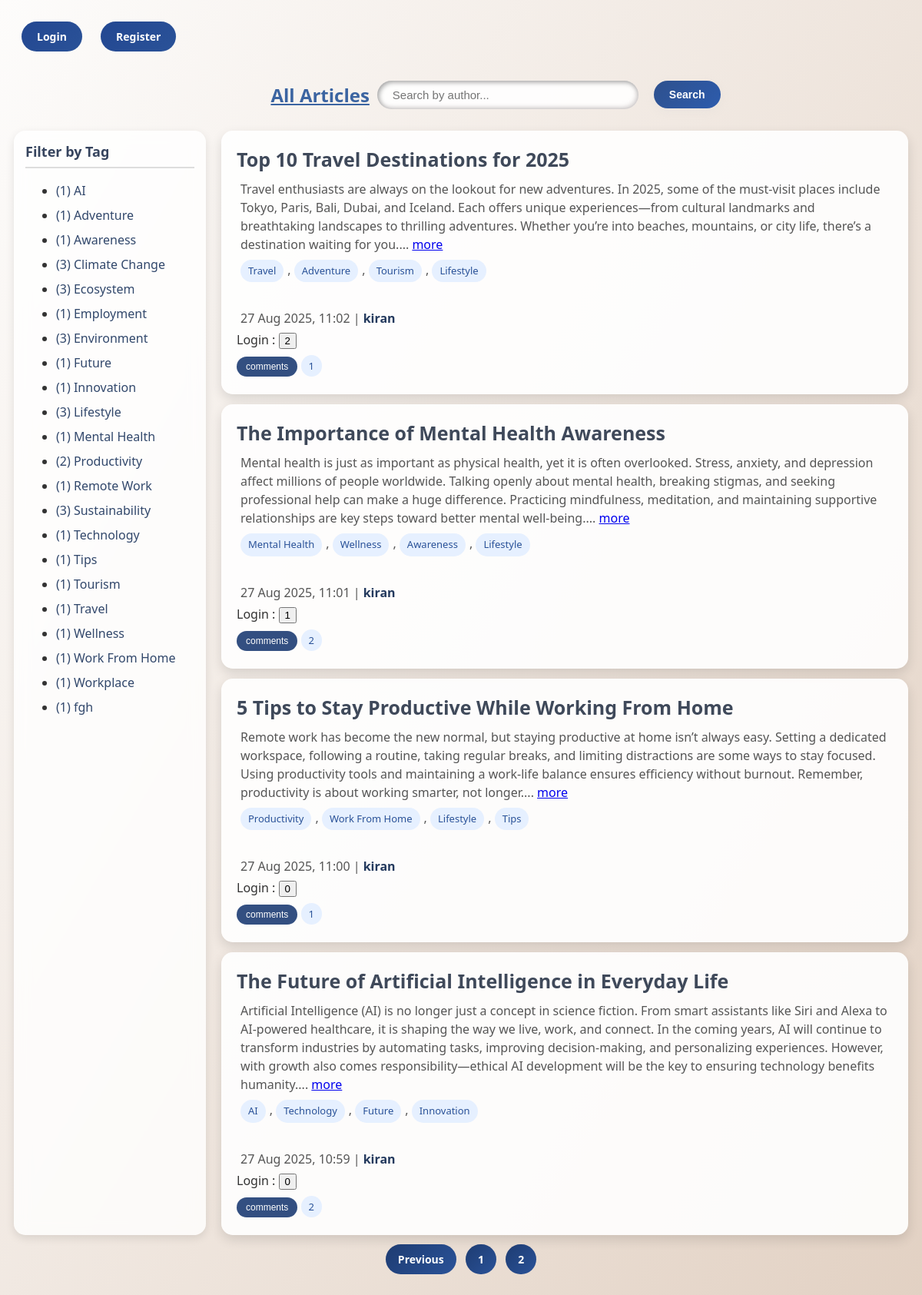
The page /article_list/?page=2 on the database its author committed.
### myapp/models.py (models this page shows, shortened)
class Article(models.Model):
    title = models.CharField(max_length=200)
    content = models.TextField()
    author = models.ForeignKey(User, on_delete=models.CASCADE)
    created_at = models.DateTimeField(auto_now_add=True)
    tags = models.CharField(max_length=100)
    is_draft = models.BooleanField(default=False)
    @property
    def tag_list(self):
        if self.tags:
            return [t.strip() for t in self.tags.split(",")]
        return []

### myapp/views.py (the view)
# urls.py: path('article_list/', views.article_list, name='article_list'),
def article_list(request):
    tag = request.GET.get("tag")
    author = request.GET.get("author")
    all_articles = Article.objects.filter(is_draft=False)
    tag_list = {}
    for art in all_articles:
        for t in art.tag_list:
            tag_list[t] = tag_list.get(t, 0) + 1
    tag_list = sorted(tag_list.items())
    articles = all_articles.order_by("-id")
    if tag:
        articles = [a for a in articles if tag in a.tag_list]
    if author:
        articles = articles.filter(author__username__icontains=author)
    paginator = Paginator(articles, 5)
    page_number = request.GET.get("page")
    page_obj = paginator.get_page(page_number)
    liked_articles = []
    if request.user.is_authenticated:
        liked_articles = request.user.like_set.values_list("article_id", flat=True)
    return render(request, "article_list.html", {
        "articles": page_obj,
        "tag_list": tag_list,
        "selected_tag": tag,
        "author_name": author,
        "page_obj": page_obj,
        "liked_articles": liked_articles,
    })

### myapp/templates/article_list.html (shortened to what this page needs)
{% extends 'base.html' %}
{% load static %}
{% block content %}
<div class="div2">
<div id="article-list-container">
  {% if user.is_authenticated %}
  <div class="button-3">
    <a href="{% url 'create_article' %}" class="button-link" id="create-article-link">Create a New Article</a>
    <a href="{% url 'logout' %}" class="button-link" id="logout-link">Logout</a>
    <a href="{% url 'draft_list' %}" class="button-link" id="draft-link">My Draft</a>
  </div>
  {% else %}
    <a href="{% url 'login' %}" class="button-link" id="login-link">Login</a>
    <a href="{% url 'register' %}" class="button-link" id="register-link">Register</a>
  {% endif %}
  <div class="search-bar" >
    <a href="{% url 'article_list' %}" class="underline-link" ><h2>All Articles</h2></a>
    <input type="text" id="author-search" placeholder="Search by author..."value="{{ request.GET.author|default:'' }}">
    <button id="author-search-btn" class="button-link">Search</button>
  </div>
  <div class="layout">
    <div class="tag-sidebar">
      <h3>Filter by Tag</h3>
      <ul>
        {% for tag, count in tag_list %}
          <li>
            <a href="?tag={{ tag }}">({{ count }}) {{ tag }} </a>
          </li>
        {% endfor %}
      </ul>
    </div>
    <div class="article-container">
      {% for article in articles %}
        <div class="article-card" data-id="{{ article.id }}">
          <h4> {{ article.title }}</h4>
          <p id="short-{{ article.id }}">
            {{ article.content|slice:":900" }}...
            <a href="#" class="more-link" data-id="{{ article.id }}">more</a>
          </p>
          <p>
            {% for tag in article.tag_list %}
              <span>{{ tag }}</span>{% if not forloop.last %}, {% endif %}
            {% endfor %}<br>
          </p><br>
          <p>{{ article.created_at|date:"d M Y, H:i" }} | <strong style="color:#23395d">{{ article.author.username }}</strong></p>
          {% if user.is_authenticated %}
          <button class="like-btn" data-article="{{ article.id }}">
            {% if article.id in liked_articles %}
              Liked
            {% else %}
              Like
            {% endif %}
          </button>
          {% else %}
            Login :
        {% endif %}
        <button class="like-count" id="like-count-{{ article.id }}" data-article="{{ article.id }}">
          {{ article.like_set.count|default:"0" }}
        </button>
          <div class="comments-section">
            <button class="comments-btn" data-article="{{ article.id }}">comments</button>
            <span class="comments-count" id="comments-count-{{ article.id }}">
              {{ article.comments.count|default:"0" }}
            </span>
          </div>
        </div>
      {% empty %}
        <p>No articles found.</p>
      {% endfor %}
    </div>
  </div>
</div>
  <div class="pagination" style="text-align:center; margin-top:20px;">
  {% if page_obj.has_previous %}
    <a href="?page={{ page_obj.previous_page_number }}{% if selected_tag %}&tag={{ selected_tag }}{% endif %}{% if author_name %}&author={{ author_name }}{% endif %}" class="button-link2">Previous</a>
  {% endif %}
  {% for num in page_obj.paginator.page_range %}
    {% if page_obj.number == num %}
      <span class="button-link2" >{{ num }}</span>
    {% else %}
      <a href="?page={{ num }}{% if selected_tag %}&tag={{ selected_tag }}{% endif %}{% if author_name %}&author={{ author_name }}{% endif %}" class="button-link2">{{ num }}</a>
    {% endif %}
  {% endfor %}
  </div>
</div>
{% endblock %}

### myapp/templates/article_list.html (style rules this page uses)
body { font-family: 'Segoe UI', Tahoma, Geneva, Verdana, sans-serif; background: linear-gradient(120deg, #fdfcfb, #e2d1c3); color: #333; }
.div2 { margin: 0; padding: 10px ; max-width: 100%; }
.button-link { display: inline-block; padding: 10px 20px; background: linear-gradient(135deg, #234791ff, #2a5298); color: #fff; border-radius: 30px; text-decoration: none; font-weight: 600; font-size: 14px; margin: 10px; }
.search-bar { margin: 10px 0; gap: 10px; display: flex; justify-content: center; align-items: center; }
.search-bar input[type="text"] { padding: 10px 20px; width: 300px; border: none; border-radius: 25px; font-size: 15px; background: rgba(255,255,255,0.9); box-shadow: inset 2px 2px 6px rgba(163, 163, 163, 1), inset -2px -2px 6px rgba(206, 200, 200, 0.8); }
.search-bar button { padding: 10px 20px; border-radius: 25px; border: none; cursor: pointer; background: linear-gradient(135deg, #2e508dff, #2d5cadff); color: #fff; font-weight: 600; box-shadow: 0 4px 12px rgba(211, 208, 208, 0.15); }
.layout { display: grid; grid-template-columns: 250px 1fr; max-width: 100%; width: 100%; max-width: 100%; gap: 20px; }
.tag-sidebar { background: rgba(255,255,255,0.8); padding: 15px; border-radius: 15px; backdrop-filter: blur(10px); box-shadow: 0 4px 12px rgba(0,0,0,0.1); }
.tag-sidebar h3 { margin-top: 0; font-size: 18px; color: #36445eff; border-bottom: 2px solid #ddd; padding-bottom: 8px; }
.tag-sidebar li { margin: 10px 0; }
.tag-sidebar a { text-decoration: none; font-weight: 500; color: #31476bff; }
.article-container { display: flex; flex-direction: column; gap: 13px; }
.article-card { padding: 20px ; border-radius: 15px; background: rgba(255,255,255,0.9); box-shadow: 0 6px 15px rgba(0,0,0,0.12); }
.article-card h4 { margin: 0 0 10px; font-size: 25px; color: #3f495aff; }
.article-card p { margin: 5px ; line-height: 1.5; color: #555; }
.article-card span { display: inline-block; background: #e6f0ff; padding: 5px 10px; border-radius: 15px; font-size: 13px; margin: 3px 5px 3px 0; color: #2a5298; font-weight: 500; }
.comments-btn { background: #334f81ff; color: white; border: none; padding: 6px 12px; border-radius: 15px; cursor: pointer; font-size: 12px; margin-top: 10px; transition: 0.3s; }
.pagination { margin: 30px 0; text-align: center; }
.button-link2 { padding: 10px 16px; margin: 4px; background: linear-gradient(135deg, #1e3c72, #2a5298); color: #fff; border-radius: 25px; text-decoration: none; font-size: 14px; font-weight: 600; transition: 0.3s; }
.underline-link { text-decoration: underline; color: #3b64a1ff; margin-left: 100px; }

### rows shown on the page
Article: tag_list "fgh"
Article: title "Top 10 Travel Destinations for 2025", content "Travel enthusiasts are always on the lookout for new adventures. In 2025, some of the must-visit places include Tokyo, Paris, Bali, Dubai, and Iceland. Each offers unique experiences—from cultural landmarks and breathtaking landscapes to thrilling adventures. Whether you’re into beaches, mountains, or city life, there’s a destination waiting for you.", tag_list "Travel" "Adventure" "Tourism" "Lifestyle", created_at "27 Aug 2025, 11:02", author.username "kiran", like_set.count "2", comments.count "1"
Article: title "The Importance of Mental Health Awareness", content "Mental health is just as important as physical health, yet it is often overlooked. Stress, anxiety, and depression affect millions of people worldwide. Talking openly about mental health, breaking stigmas, and seeking professional help can make a huge difference. Practicing mindfulness, meditation, and maintaining supportive relationships are key steps toward better mental well-being.", tag_list "Mental Health" "Wellness" "Awareness" "Lifestyle", created_at "27 Aug 2025, 11:01", author.username "kiran", like_set.count "1", comments.count "2"
Article: title "5 Tips to Stay Productive While Working From Home", content "Remote work has become the new normal, but staying productive at home isn’t always easy. Setting a dedicated workspace, following a routine, taking regular breaks, and limiting distractions are some ways to stay focused. Using productivity tools and maintaining a work-life balance ensures efficiency without burnout. Remember, productivity is about working smarter, not longer.", tag_list "Productivity" "Work From Home" "Lifestyle" "Tips", created_at "27 Aug 2025, 11:00", author.username "kiran", like_set.count "0", comments.count "1"
Article: title "The Future of Artificial Intelligence in Everyday Life", content "Artificial Intelligence (AI) is no longer just a concept in science fiction. From smart assistants like Siri and Alexa to AI-powered healthcare, it is shaping the way we live, work, and connect. In the coming years, AI will continue to transform industries by automating tasks, improving decision-making, and personalizing experiences. However, with growth also comes responsibility—ethical AI development will be the key to ensuring technology benefits humanity.", tag_list "AI" "Technology" "Future" "Innovation", created_at "27 Aug 2025, 10:59", author.username "kiran", like_set.count "0", comments.count "2"

### other values the page prints
{{ count }} "1" "1" "1" "3" "3" "1" "3" "1" "1" "3" "1" "2" "1" "3" "1" "1" "1" "1" "1" "1" "1" "1"
{{ tag }} "AI" "Adventure" "Awareness" "Climate Change" "Ecosystem" "Employment" "Environment" "Future" "Innovation" "Lifestyle" "Mental Health" "Productivity" "Remote Work" "Sustainability" "Technology" "Tips" "Tourism" "Travel" "Wellness" "Work From Home" "Workplace"
{{ num }} "1"
{{ num }} "2"
